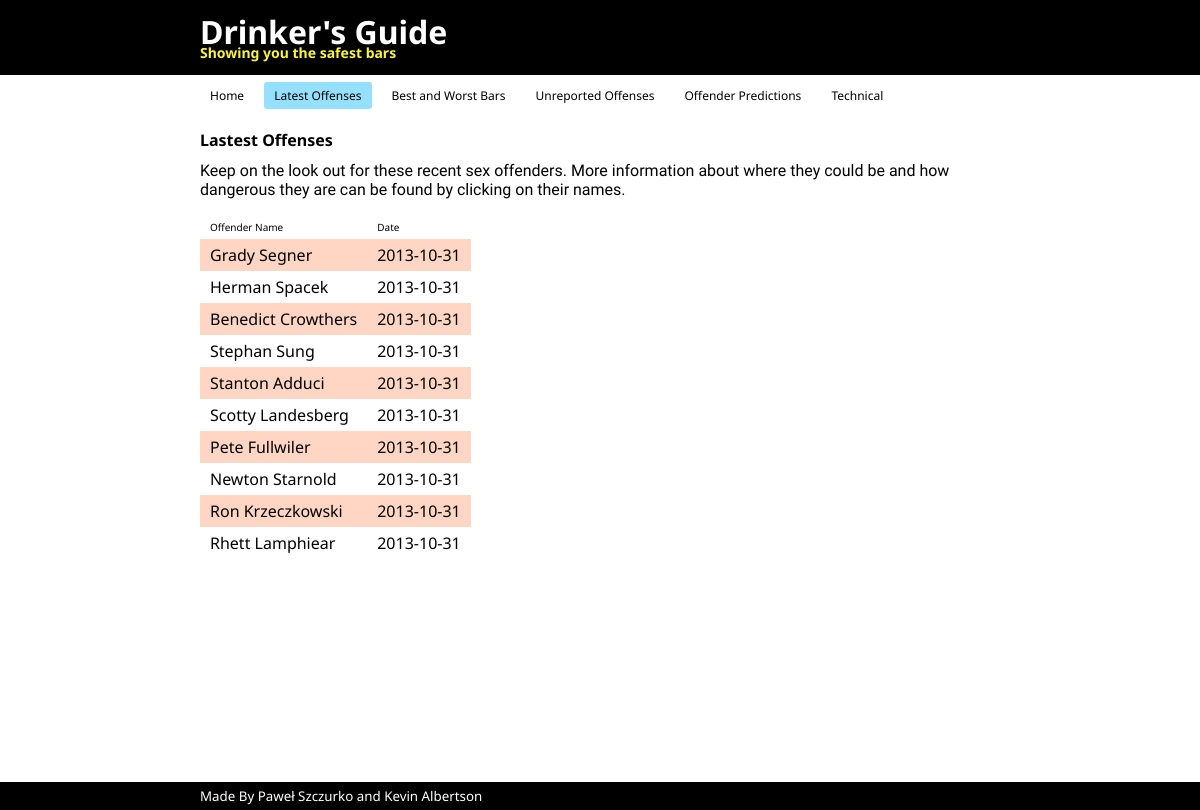
The app's page /latestOffenses.php with its own data.
### tables this page shows
CREATE TABLE `SexOffender` (
  `name` varchar(40) NOT NULL DEFAULT '',
  `dateOfCrime` date NOT NULL DEFAULT '0000-00-00',
  `victim` varchar(40) DEFAULT NULL,
  PRIMARY KEY (`name`,`dateOfCrime`)
);

### public_html/latestOffenses.php (the view, shortened to what this page needs)
<?php
	$PG_NAME = 'latestOffenses';
	require_once("res/top.php");
?>
<h4>Lastest Offenses</h4>
<p class='opener'>Keep on the look out for these recent sex offenders. More information about where they could be and how dangerous they are can be found by clicking on their names.</p>
<table class="niceTable" cellspacing="0">
	<thead>
		<tr>
			<th class="offenderName">Offender Name</th>
			<th>Date</th>
		</tr>
	</thead>
	<tbody>
<?php
	$q = "SELECT name, dateOfCrime FROM SexOffender ORDER BY dateOfCrime DESC LIMIT 0,10";
	$query = mysql_query( $q) or die("Query failed: ".mysql_error());
	while($row = mysql_fetch_array($query))
	{
		echo "<tr><td><a href='predator.php?name=" . urlencode($row['name']) . "'>" . $row['name'] . "</a></td><td>" . $row['dateOfCrime'] . "</td></tr>";
	}
?>
</tbody>
		</table>
<?php
	require_once("res/bottom.php");
?>

### public_html/res/top.php (shortened to what this page needs)
<html>
<head>
	<link href="res/style.css" rel="stylesheet" type="text/css" />
	<link href="res/shCore.css" rel="stylesheet" type="text/css" />
	<link href="res/shThemeDefault.css" rel="stylesheet" type="text/css" />
</head>
<body class="pg_<?php if(isset($PG_NAME)) echo $PG_NAME; ?>">
	<div id="bg"></div>
	<div id="container">
		<div id="body">
		<header id="page_header">
			<hgroup>
				<h1>Drinker's Guide</h1>
				<h2>Showing you the safest bars</h2>
			</hgroup>
		</header>
		<nav>
			<ul class="cf">
				<li><a class="ln_home" href="index.php">Home</a></li>
				<li><a class="ln_latestOffenses" href="latestOffenses.php">Latest Offenses</a></li>
				<li><a class="ln_topTenBars" href="topTenBars.php">Best and Worst Bars</a></li>
				<li><a class="ln_unreported" href="unreported.php">Unreported Offenses</a></li>
				<li><a class="ln_strikeNext" href="strikeNext.php">Offender Predictions</a></li>
				<li><a class="ln_technical" href="technical.php">Technical</a></li>
			</ul>
		</nav>
		<div id="content">

### public_html/res/bottom.php
		</div>
		</div>
		<footer><small>Made By <a href="http://www.pawel.pw/" target="_blank">Pawe&lstrok; Szczurko</a> and <a href="http://kevinalbs.com" target="_blank">Kevin Albertson</a></small></footer>
	</div>
</body>
</html>

### public_html/res/style.css (style rules this page uses)
* { margin: 0px; padding: 0px; }
body, label, input, small { font-family: "Noto Sans" , "Helvetica", "Arial", "sans-serif"; }
body { margin: 0; padding: 0; }
html, body { height: 100%; }
#body { width: 800px; margin: 0px auto; padding-bottom: 30px; }
#container { position: relative; min-height: 100%; }
.cf:before, .cf:after { content: " "; display: table; }
.cf:after { clear: both; }
.cf { *zoom: 1; }
h1, h2, h3, h4 { font-family: "Noto Sans"; }
nav { margin-bottom: 20px; }
nav ul { list-style-type: none; }
nav ul li { float: left; }
nav ul li a { display: block; margin-right: 10px; padding: 5px 10px; border-radius: 3px; font-size: 12px; color: #000; text-decoration: none; font-family: "Noto Sans"; }
nav ul li a:hover, .pg_home .ln_home, .pg_latestOffenses .ln_latestOffenses, .pg_unreported .ln_unreported, .pg_topTenBars .ln_topTenBars, .pg_strikeNext .ln_strikeNext, .pg_technical .ln_technical { background: #96E0FF; text-decoration: none; }
#page_header { margin-top: 10px; margin-bottom: 10px; }
#page_header h1, #page_header h2 { color: #FFF; }
#page_header h2 { font-size: 14px; color: #FAF43E; position: relative; top: -10px; }
#bg, #bg2 { position: absolute; left: 0; top: 0; width: 100%; height: 75px; background-color: #000; z-index: -1; }
p { font-family: "Gentium Book Basic"; }
.opener { margin-bottom: 1em; }
h4 { margin-bottom: 10px; }
.niceTable td, .niceTable th { padding: 5px 10px; margin: 0; }
.niceTable tr td { background: #FFD6C4; }
.niceTable tr:nth-child(even) td { background: #FFF; }
.niceTable th { text-align: left; font-weight: normal; font-size: 10px; }
a { color: inherit; text-decoration: none; }
footer { width: 100%; background: #000; padding: 5px 0; position: absolute; bottom: 0; }
footer small { display: block; width: 800px; margin: 0 auto; color: #FFF; }

### records on screen
sexoffender: name "Grady Segner", dateOfCrime "2013-10-31"
sexoffender: name "Herman Spacek", dateOfCrime "2013-10-31"
sexoffender: name "Benedict Crowthers", dateOfCrime "2013-10-31"
sexoffender: name "Stephan Sung", dateOfCrime "2013-10-31"
sexoffender: name "Stanton Adduci", dateOfCrime "2013-10-31"
sexoffender: name "Scotty Landesberg", dateOfCrime "2013-10-31"
sexoffender: name "Pete Fullwiler", dateOfCrime "2013-10-31"
sexoffender: name "Newton Starnold", dateOfCrime "2013-10-31"
sexoffender: name "Ron Krzeczkowski", dateOfCrime "2013-10-31"
sexoffender: name "Rhett Lamphiear", dateOfCrime "2013-10-31"
